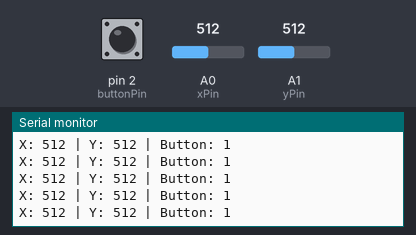
A sketch run on a simulated Arduino Uno, built with avr-gcc and run on an emulated ATmega328P. On the bench: the last lines printed to the serial monitor. The test bench sets the inputs (shaded band); at power-on: A0 (xPin) = 512, A1 (yPin) = 512, pin 2 (buttonPin) HIGH.

Above: at 1.2 s.
1.3 s: A0 (xPin) set to 716
At 1.32 s:
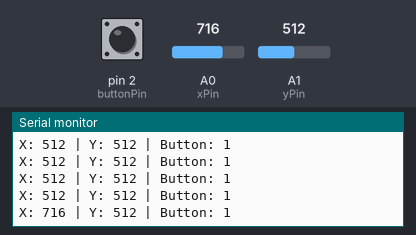
2.8 s: A1 (yPin) set to 716
At 2.83 s:
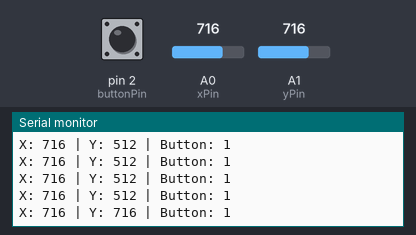
4.3 s: A0 (xPin) set to 1023
At 4.34 s:
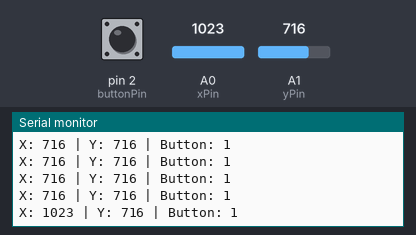
7.3 s: A0 (xPin) set to 0
At 7.36 s:
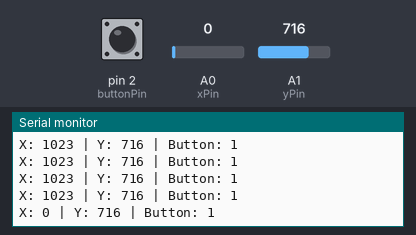
10.3 s: pin 2 (buttonPin) pulled LOW for 0.15 s
At 10.38 s:
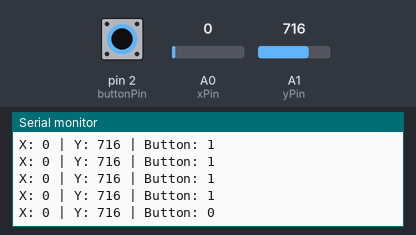
11.9 s: A1 (yPin) set to 900
At 11.99 s:
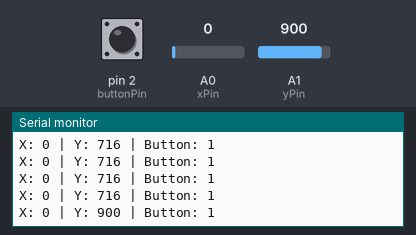
Timing chart, 0 to 14.4 s (numbered marks = the images above; inputs shaded):
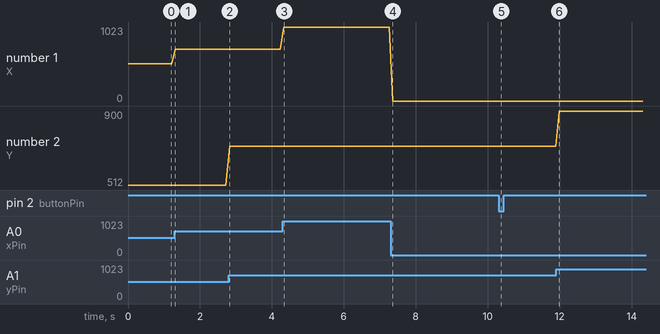

The sketch:

use_joystick.ino
```cpp
int xPin = A0;
int yPin = A1;
int buttonPin = 2;
int xVal;
int yVal;
int buttonState;

void setup() {
  // put your setup code here, to run once:
  Serial.begin(9600);
  pinMode(xPin, INPUT);
  pinMode(yPin, INPUT);
  pinMode(buttonPin, INPUT_PULLUP);
}

void loop() {
  // put your main code here, to run repeatedly:
  xVal = analogRead(xPin);
  yVal = analogRead(yPin);

  buttonState = digitalRead(buttonPin);

  Serial.print("X: ");
  Serial.print(xVal);
  Serial.print(" | Y: ");
  Serial.print(yVal);
  Serial.print(" | Button: ");
  Serial.println(buttonState);

  delay(100);
}
```

Measured:
- after the input at 1.3 s, the serial monitor: prints a new line at once (image 1)
- after the input at 2.8 s, the serial monitor: prints a new line at once (image 2)
- after the input at 4.3 s, the serial monitor: prints a new line at once (image 3)
- after the input at 7.3 s, the serial monitor: prints a new line after 0.06 s (image 4)
- after the input at 10.3 s, the serial monitor: prints a new line after 0.08 s (image 5)
- after the input at 11.9 s, the serial monitor: prints a new line after 0.09 s (image 6)
- plotted number 1: 512 → 716 after the input at 1.3 s, 716 → 1023 after the input at 4.3 s, 1023 → 0 after the input at 7.3 s
- plotted number 2: 716 → 900 after the input at 11.9 s
